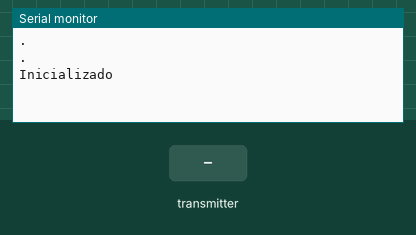
Simulated run of this sketch. Board: ESP8266 (NodeMCU). On the bench: the last lines printed to the serial monitor. Inputs (shaded band) come from the test bench. No radio packets arrive unless stated.

Above: at 1.2 s.
1.3 s: the transmitter starts sending mill = 0
At 1.37 s:
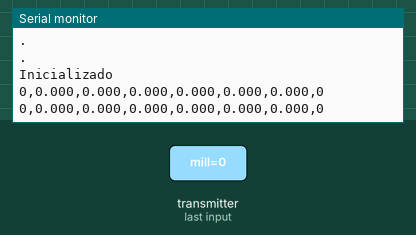
3.2 s: the transmitter starts sending altmp = 25
At 3.27 s:
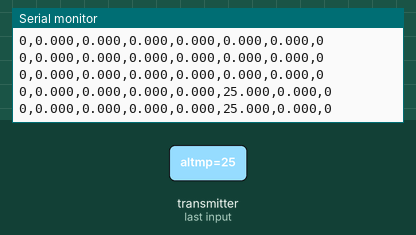
4.7 s: the transmitter starts sending temp = 25
At 4.77 s:
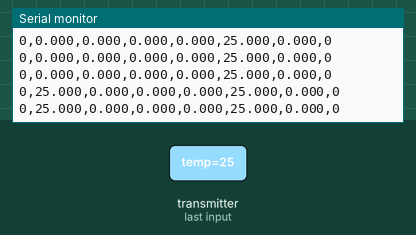
6.2 s: the transmitter starts sending pres = 25
At 6.27 s:
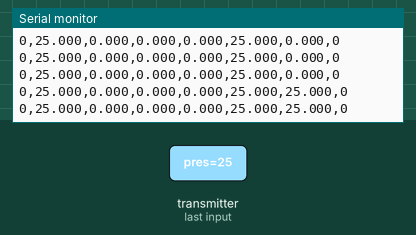
7.7 s: the transmitter starts sending alt = 25
At 7.77 s:
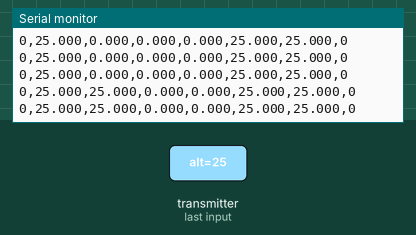
9.2 s: the transmitter starts sending vaalt = 25
At 9.27 s:
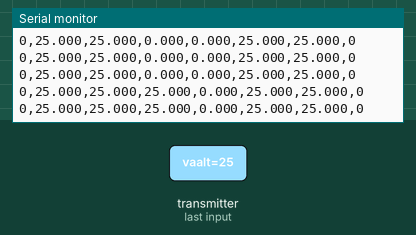

Measured:
- after the input at 1.3 s, the serial monitor: prints a new line at once (image 1)
- after the input at 3.2 s, the serial monitor: prints a new line at once (image 2)
- after the input at 4.7 s, the serial monitor: prints a new line at once (image 3)
- after the input at 6.2 s, the serial monitor: prints a new line at once (image 4)
- after the input at 7.7 s, the serial monitor: prints a new line at once (image 5)
- after the input at 9.2 s, the serial monitor: prints a new line at once (image 6)

The sketch:

Base.ino
```cpp
/*nRF24L01
 1 - GND
 2 - VCC-3.3V
 3 - CE-D4
 4 - CSN-D8
 5 - SCK-D5
 6 - MOSI-D7
 7 - MISO-D6
 */

#include <SPI.h>
#include <nRF24L01.h>
#include <RF24.h>
#include <Wire.h>

const uint64_t pipeIn =  0xE8E8F0F0E1LL;

RF24 radio(D4, D3); //CE-CSN


// O tamanho deste pacote não deve exceder 32 bytes
struct PacketData {
  unsigned long mill;
  float altmp;
  float temp;
  float pres;
  float alt;
  float vaalt;
  float acz;
  int parachute;
// 4+4+4+4+4+4+4+4=32bytes
  };

PacketData data;


void setup()
{
  Serial.println(".");
  Serial.begin(115200);
  // Set up radio module
  radio.begin();
  radio.setDataRate(RF24_250KBPS);
  radio.setAutoAck(false);
  radio.openReadingPipe(1,pipeIn);
  radio.startListening();
  Serial.println(".");
  Serial.println("Inicializado");
}

/**************************************************/

void recvData()
{
  while ( radio.available() ) {
    radio.read(&data, sizeof(PacketData));
    String dados = String(data.mill,3)+","+String(data.temp, 3)+","+String(data.alt, 3)+","+String(data.vaalt, 3)+","+String(data.acz, 3)+","+String(data.altmp, 3)+","+String(data.pres, 3)+","+String(data.parachute);
    Serial.println(dados); //printa os Dados
  }
}

void loop()
{
  recvData();

}
```
